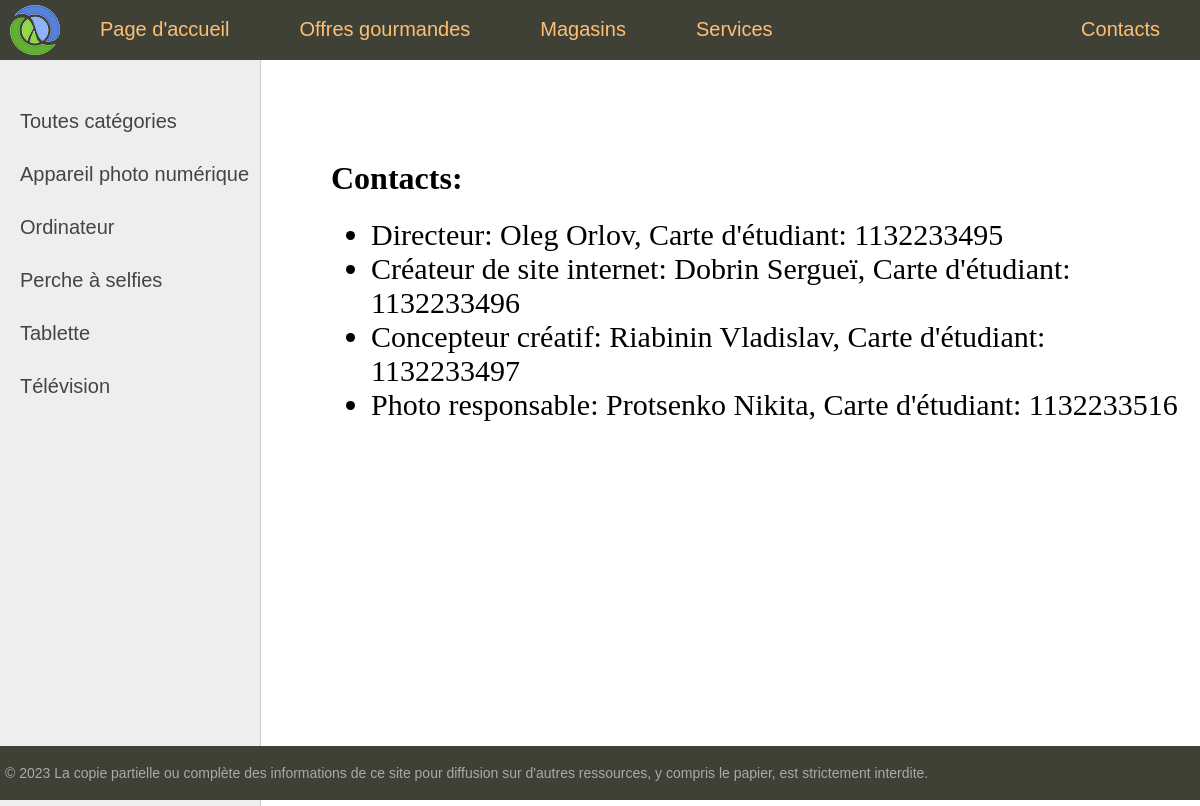
The app's page /сontacts with its own data.
### electronicsapp/models.py (models this page shows, shortened)
class ElectroCategory(models.Model):
    name = models.CharField(max_length=100)
    slug = models.SlugField(max_length=100, unique=True)
    def get_absolute_url(self):
        return reverse('category', kwargs={'cat_slug': self.slug})

### electronicsapp/templatetags/electronic_tags.py (called while the page is built)
@register.inclusion_tag('electronics/list_categories.html')
def show_categories(cat_selected=0):
    cats = ElectroCategory.objects.annotate(total=Count('electronics')).filter(~Q(total=0))
    return {'cats': cats, 'cat_selected': cat_selected}

### electronicsapp/views.py (called while the page is built)
def сontacts(request):
    data = {
        'contacts': contacts,
        'title': 'Contacts',
        'menu': menu_lst
    }
    return render(request, 'electronics/сontacts.html', data)

### electronicsapp/templates/electronics/сontacts.html
{% extends 'base.html' %}
{% block content %}
<h1>Contacts:</h1>
<ul>
    {% for contact in contacts %}
    <li style="font-size:30px">{{contact.job}}: {{contact.name}}, Carte d'étudiant: {{contact.stud}}</li>
    {% endfor %}
</ul>
{% endblock %}

### electronicsapp/templates/electronics/list_categories.html
{% for cat in cats %}
{% if cat.id == cat_selected %}
<li class="selected">{{cat.name}}</li>
{% else %}
<li><a href="{{ cat.get_absolute_url }}">{{cat.name}}</a></li>
{% endif %}
{% endfor %}

### electronicsapp/static/electronics/css/styles.css (style rules this page uses)
html, body { font-family: 'Arial'; margin: 0; padding: 0; height: 100%; width: 100%; color: #444; }
a { color: #0059b2; text-decoration: none; }
.left-chapters ul li { margin: 30px 0 0 0; color: #999; }
.left-chapters ul li a { color: #444; text-decoration: none; }
.content-text h1 { font-size: 32px; }

### records on screen
ElectroCategory: name "Appareil photo numérique"
ElectroCategory: name "Ordinateur"
ElectroCategory: name "Perche à selfies"
ElectroCategory: name "Tablette"
ElectroCategory: name "Télévision"

### other values on screen
{{ m.title }} "Page d'accueil" "Offres gourmandes" "Magasins" "Services" "Contacts"
{{ contact.job }} "Directeur" "Créateur de site internet" "Concepteur créatif" "Photo responsable"
{{ contact.name }} "Oleg Orlov" "Dobrin Sergueï" "Riabinin Vladislav" "Protsenko Nikita"
{{ contact.stud }} "1132233495" "1132233496" "1132233497" "1132233516"
